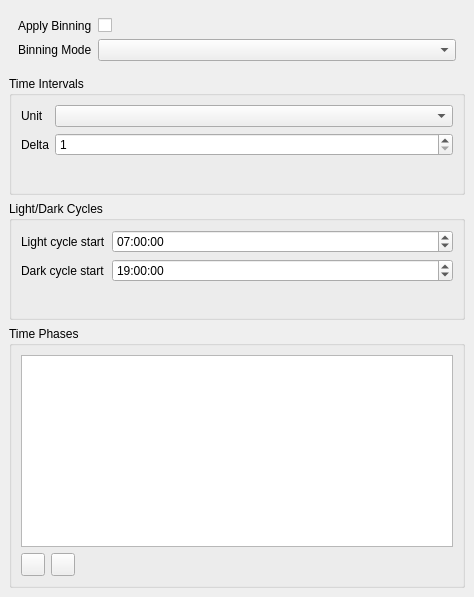
<?xml version="1.0" encoding="UTF-8"?>
<ui version="4.0">
 <author>Anton Rau</author>
 <class>BinningSettingsWidget</class>
 <widget class="QWidget" name="BinningSettingsWidget">
  <property name="geometry">
   <rect>
    <x>0</x>
    <y>0</y>
    <width>474</width>
    <height>597</height>
   </rect>
  </property>
  <layout class="QVBoxLayout" name="verticalLayout_2">
   <property name="spacing">
    <number>0</number>
   </property>
   <property name="leftMargin">
    <number>0</number>
   </property>
   <property name="topMargin">
    <number>0</number>
   </property>
   <property name="rightMargin">
    <number>0</number>
   </property>
   <property name="bottomMargin">
    <number>0</number>
   </property>
   <item>
    <widget class="QScrollArea" name="scrollArea">
     <property name="frameShape">
      <enum>QFrame::Shape::NoFrame</enum>
     </property>
     <property name="widgetResizable">
      <bool>true</bool>
     </property>
     <widget class="QWidget" name="scrollAreaWidgetContents">
      <property name="geometry">
       <rect>
        <x>0</x>
        <y>0</y>
        <width>474</width>
        <height>597</height>
       </rect>
      </property>
      <layout class="QVBoxLayout" name="verticalLayout">
       <item>
        <widget class="QWidget" name="widgetBinningOptions" native="true">
         <layout class="QFormLayout" name="formLayout">
          <item row="0" column="0">
           <widget class="QLabel" name="applyBinningLabel">
            <property name="text">
             <string>Apply Binning</string>
            </property>
           </widget>
          </item>
          <item row="0" column="1">
           <widget class="QCheckBox" name="applyBinningCheckBox"/>
          </item>
          <item row="1" column="0">
           <widget class="QLabel" name="binningModeLabel">
            <property name="text">
             <string>Binning Mode</string>
            </property>
           </widget>
          </item>
          <item row="1" column="1">
           <widget class="QComboBox" name="binningModeComboBox"/>
          </item>
         </layout>
        </widget>
       </item>
       <item>
        <widget class="QGroupBox" name="groupBoxIntervals">
         <property name="sizePolicy">
          <sizepolicy hsizetype="Expanding" vsizetype="Expanding">
           <horstretch>0</horstretch>
           <verstretch>0</verstretch>
          </sizepolicy>
         </property>
         <property name="title">
          <string>Time Intervals</string>
         </property>
         <layout class="QFormLayout" name="formLayout_2">
          <item row="0" column="0">
           <widget class="QLabel" name="unitLabel">
            <property name="text">
             <string>Unit</string>
            </property>
           </widget>
          </item>
          <item row="0" column="1">
           <widget class="QComboBox" name="unitComboBox"/>
          </item>
          <item row="1" column="0">
           <widget class="QLabel" name="deltaLabel">
            <property name="text">
             <string>Delta</string>
            </property>
           </widget>
          </item>
          <item row="1" column="1">
           <widget class="QSpinBox" name="deltaSpinBox">
            <property name="minimum">
             <number>1</number>
            </property>
            <property name="maximum">
             <number>1000</number>
            </property>
           </widget>
          </item>
         </layout>
        </widget>
       </item>
       <item>
        <widget class="QGroupBox" name="groupBoxCycles">
         <property name="sizePolicy">
          <sizepolicy hsizetype="Expanding" vsizetype="Expanding">
           <horstretch>0</horstretch>
           <verstretch>0</verstretch>
          </sizepolicy>
         </property>
         <property name="title">
          <string>Light/Dark Cycles</string>
         </property>
         <layout class="QFormLayout" name="formLayout_3">
          <item row="0" column="0">
           <widget class="QLabel" name="labelLightCycleStart">
            <property name="text">
             <string>Light cycle start</string>
            </property>
           </widget>
          </item>
          <item row="0" column="1">
           <widget class="QTimeEdit" name="timeEditLightCycleStart">
            <property name="time">
             <time>
              <hour>7</hour>
              <minute>0</minute>
              <second>0</second>
             </time>
            </property>
           </widget>
          </item>
          <item row="1" column="0">
           <widget class="QLabel" name="labelDarkCycleStart">
            <property name="text">
             <string>Dark cycle start</string>
            </property>
           </widget>
          </item>
          <item row="1" column="1">
           <widget class="QTimeEdit" name="timeEditDarkCycleStart">
            <property name="time">
             <time>
              <hour>19</hour>
              <minute>0</minute>
              <second>0</second>
             </time>
            </property>
           </widget>
          </item>
         </layout>
        </widget>
       </item>
       <item>
        <widget class="QGroupBox" name="groupBoxPhases">
         <property name="sizePolicy">
          <sizepolicy hsizetype="Expanding" vsizetype="Expanding">
           <horstretch>0</horstretch>
           <verstretch>0</verstretch>
          </sizepolicy>
         </property>
         <property name="title">
          <string>Time Phases</string>
         </property>
         <layout class="QVBoxLayout" name="verticalLayout_3">
          <item>
           <widget class="QTableView" name="tableViewTimePhases">
            <property name="selectionMode">
             <enum>QAbstractItemView::SelectionMode::SingleSelection</enum>
            </property>
            <attribute name="verticalHeaderMinimumSectionSize">
             <number>20</number>
            </attribute>
            <attribute name="verticalHeaderDefaultSectionSize">
             <number>20</number>
            </attribute>
           </widget>
          </item>
          <item>
           <layout class="QHBoxLayout" name="horizontalLayout">
            <item>
             <widget class="QToolButton" name="toolButtonAddPhase">
              <property name="toolTip">
               <string>Add time phase</string>
              </property>
              <property name="icon">
               <iconset resource="../../../../resources/resources.qrc">
                <normaloff>:/icons/icons8-add-16.png</normaloff>:/icons/icons8-add-16.png</iconset>
              </property>
             </widget>
            </item>
            <item>
             <widget class="QToolButton" name="toolButtonDeletePhase">
              <property name="toolTip">
               <string>Delete selected time phase</string>
              </property>
              <property name="icon">
               <iconset resource="../../../../resources/resources.qrc">
                <normaloff>:/icons/icons8-minus-16.png</normaloff>:/icons/icons8-minus-16.png</iconset>
              </property>
             </widget>
            </item>
            <item>
             <spacer name="horizontalSpacer">
              <property name="orientation">
               <enum>Qt::Orientation::Horizontal</enum>
              </property>
              <property name="sizeHint" stdset="0">
               <size>
                <width>40</width>
                <height>20</height>
               </size>
              </property>
             </spacer>
            </item>
           </layout>
          </item>
         </layout>
        </widget>
       </item>
      </layout>
     </widget>
    </widget>
   </item>
  </layout>
 </widget>
 <resources>
  <include location="../../../../resources/resources.qrc"/>
 </resources>
 <connections/>
</ui>
